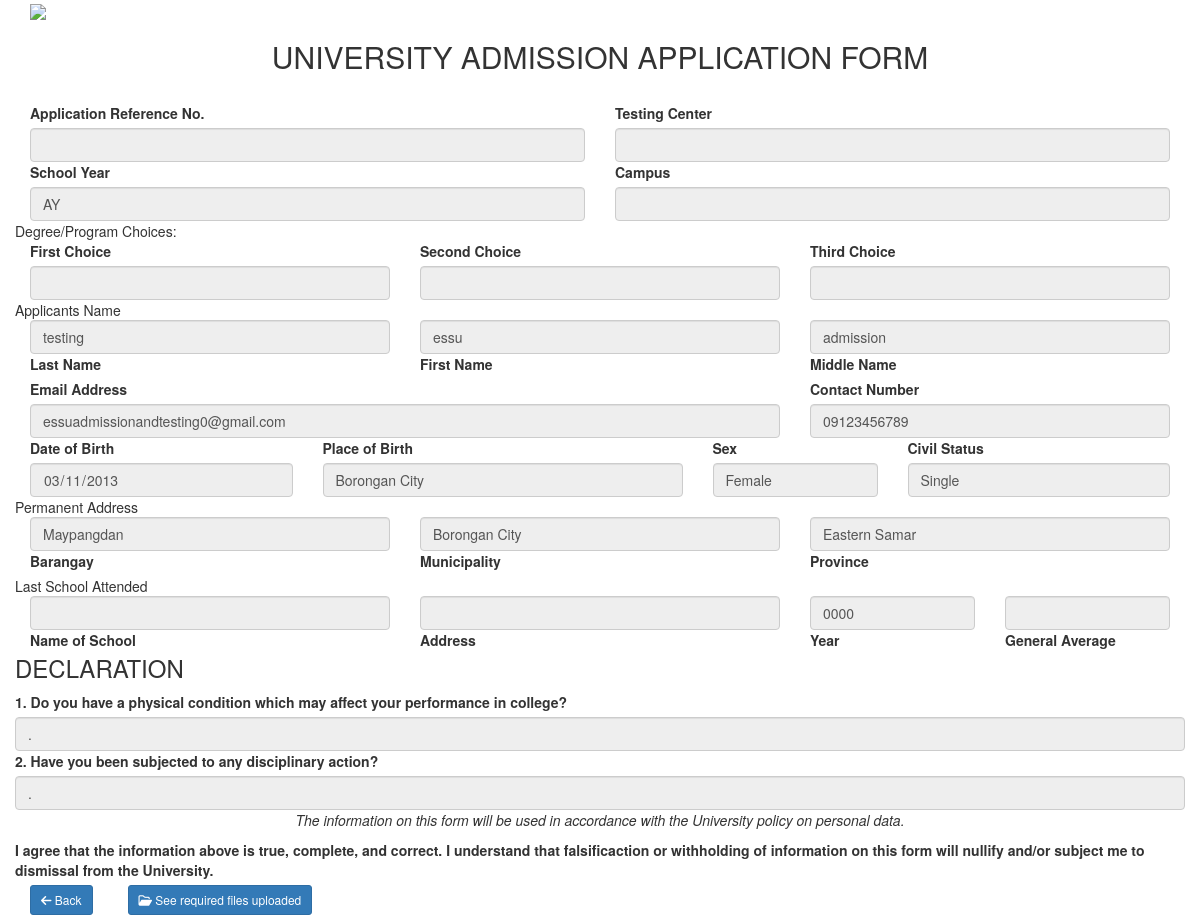
Page /adm-getform.php (signed in) on the committed database.
### tables this page shows
CREATE TABLE `account_tab` (
  `accID` int(10) NOT NULL,
  `lname` varchar(50) NOT NULL,
  `fname` varchar(50) NOT NULL,
  `mname` varchar(50) DEFAULT NULL,
  `email` varchar(50) NOT NULL,
  `contact` varchar(11) NOT NULL,
  `sex` varchar(6) NOT NULL,
  `dob` date NOT NULL,
  `pob` varchar(50) NOT NULL,
  `civstat` varchar(20) NOT NULL,
  `brgy` varchar(50) NOT NULL,
  `mun` varchar(30) NOT NULL,
  `prov` varchar(30) NOT NULL,
  `pword` varchar(50) NOT NULL,
  `usertype` varchar(10) NOT NULL DEFAULT 'user',
  `code` varchar(30) DEFAULT NULL,
  `verify` int(2) DEFAULT NULL,
  `apprefno` varchar(20) DEFAULT NULL,
  `sy` int(5) NOT NULL,
  `campus` varchar(30) NOT NULL,
  `tsite` varchar(60) NOT NULL,
  `fchoice` longtext NOT NULL,
  `schoice` longtext NOT NULL,
  `tchoice` longtext NOT NULL,
  `lschool` varchar(50) NOT NULL,
  `lsaddress` varchar(50) NOT NULL,
  `lsy` year(4) NOT NULL,
  `genave` varchar(10) DEFAULT NULL,
  `q1` varchar(5) NOT NULL,
  `q1a` varchar(20) DEFAULT NULL,
  `q2` varchar(5) NOT NULL,
  `q2a` varchar(20) DEFAULT NULL,
  `idPic` varchar(100) NOT NULL,
  `rCard` varchar(100) NOT NULL,
  `gMoral` varchar(100) NOT NULL,
  `tsched` datetime NOT NULL,
  `relresult` date DEFAULT NULL,
  `stat` int(2) NOT NULL DEFAULT 0,
  `stat1` int(5) NOT NULL DEFAULT 0,
  `stat2` int(5) NOT NULL,
  `accYear` year(4) NOT NULL
);

### adm-getform.php (the view, shortened to what this page needs)
<?php
include 'connect.php';
?>
<!DOCTYPE html>
<html lang="en">
<head>
    <link rel="stylesheet" href="css/all.min.css">
    <link rel="stylesheet" href="css/bootstrap.min.css">
    <link rel="stylesheet" href="vendors/font-awesome/css/font-awesome.min.css">
</head>
<body>
    <?php
    if (isset($_SESSION['email'])) {
        $apprefno=$_GET['id'];
    $sql="Select * from account_tab where apprefno='$apprefno'";
    $result=mysqli_query($con,$sql);
    $row=mysqli_fetch_assoc($result);
            $apprefno = $row['apprefno'];
            $t_site = $row['tsite'];
            $schoolyear = $row['sy'];
            $campus = $row['campus'];
            $fchoice = $row['fchoice'];
            $schoice = $row['schoice'];
            $tchoice = $row['tchoice'];
            $lname = $row['lname'];
            $fname = $row['fname'];
            $mname = $row['mname'];
            $emailadd = $row['email'];
            $contactno = $row['contact'];
            $dob = $row['dob'];
            $pob = $row['pob'];
            $sex = $row['sex'];
            $status = $row['civstat'];
            $brgy = $row['brgy'];
            $municip = $row['mun'];
            $prov = $row['prov'];
            $school = $row['lschool'];
            $address = $row['lsaddress'];
            $year = $row['lsy'];
            $genave = $row['genave'];
            $q1=$row['q1'];
            $q1a=$row['q1a'];
            $q2=$row['q2'];
            $q2a=$row['q2a'];
    $select = mysqli_query($con, "SELECT acad_year, sem FROM academic_year where code='".$schoolyear."'");
    $rows=mysqli_fetch_assoc($select);
    $acadYear = $rows['acad_year'];
    $sem = $rows['sem'];
        echo '
        <div class="container mt-3 mb-4">
        <div class="col-12 img-fluid">
            <img src="img/HEADER.jpg" style="width: 35%">
        </div>
        <h2 class="fw-bold text-center">UNIVERSITY ADMISSION APPLICATION FORM</h2>
        <br>
        <form class="row g-3" action="file-upload.php" method="post" enctype="multipart/form-data">
            <div class="col-md-6">
                <label for="appref" class="form-label">Application Reference No. </label>
                <input type="text" class="form-control" id="appref" name="appref" value="'.$apprefno.'" readonly>
            </div>
            <div class="col-md-6">
                <label for="appref" class="form-label">Testing Center</label>
                <input type="text" class="form-control" id="appref" name="appref" value="'.$t_site.'" readonly>
            </div>
            <div class="col-md-6">
                <label for="schoolyear" class="form-label">School Year</label>
                <input type="text" class="form-control" id="schoolyear" name="schoolyear" value="AY '.$acadYear.' '.$sem.'" readonly>
            </div>
            <div class="col-md-6">
                <label for="campus" class="form-label">Campus</label>
                <input type="text" class="form-control" id="campus" name="campus" value="'.$campus.'" readonly>
            </div>
            <div class="fw-bolder">Degree/Program Choices:</div>
            <div class="col-md-4">
                <label for="fchoice" class="form-label">First Choice</label>
                <input type="text" class="form-control" id="fchoice" name="fchoice" value="'.$fchoice.'" readonly>
            </div>
            <div class="col-md-4">
                <label for="schoice" class="form-label">Second Choice</label>
                <input type="text" class="form-control" id="schoice" name="schoice" value="'.$schoice.'" readonly>
            </div>
            <div class="col-md-4">
            <label for="tchoice" class="form-label">Third Choice</label>
            <input type="text" class="form-control" id="tchoice" name="tchoice" value="'.$tchoice.'" readonly>
            </div>
            <div class="fw-bolder">Applicants Name</div>
            <div class="col-md-4 form-floating">
                <input type="text" class="form-control" id="lname" name="lname" value="'.$lname.'" readonly>
                <label for="lname">Last Name</label>
            </div>
            <div class="col-md-4 form-floating">
            <input type="text" class="form-control" id="fname" name="fname" value="'.$fname.'" readonly>
                <label for="fname">First Name</label>
            </div>
            <div class="col-md-4 form-floating">
                <input type="text" class="form-control" id="mname" name="mname" value="'.$mname.'" readonly>
                <label for="mname">Middle Name</label>
            </div>
            <div class="col-md-8">
                <label for="emailadd" class="form-label">Email Address</label>
                <input type="text" class="form-control" id="emailadd" name="emailadd" value="'.$emailadd.'" readonly>
            </div>
            <div class="col-md-4">
                <label for="contactno" class="form-label">Contact Number</label>
                <input type="text" class="form-control" id="contactno" name="contactno" value="'.$contactno.'" readonly>
            </div>
            <div class="col-md-3">
            <label for="dob" class="form-label">Date of Birth</label>
                <input type="date" class="form-control" name="dob" value="'.$dob.'" readonly>
            </div>
            <div class="col-md-4">
                <label for="pob" class="form-label">Place of Birth</label>
                <input type="text" class="form-control" id="pob" name="pob" value="'.$pob.'" readonly>
            </div>
            <div class="col-md-2">
                <label for="sex" class="form-label">Sex</label>
                <input type="text" class="form-control" id="sex" name="sex" value="'.$sex.'" readonly>
            </div>
            <div class="col-md-3">
            <label for="status" class="form-label">Civil Status</label>
            <input type="text" class="form-control" id="status" name="status" value="'.$status.'" readonly>
            </div>
            <div class="fw-bolder">Permanent Address</div>
            <div class="col-md-4 form-floating">
                <input type="text" class="form-control" id="brgy" name="brgy" value="'.$brgy.'" readonly>
                <label for="brgy">Barangay</label>
            </div>
            <div class="col-md-4 form-floating">
                <input type="text" class="form-control" id="municip" name="municip" value="'.$municip.'" readonly>
                <label for="municip">Municipality</label>
            </div>
            <div class="col-md-4 form-floating">
            <input type="text" class="form-control" id="prov" name="prov" value="'.$prov.'" readonly>
                <label for="prov">Province</label>
            </div>
            <div class="fw-bolder">Last School Attended</div>
            <div class="col-md-4 form-floating">
                <input type="text" class="form-control" id="school" name="school" value="'.$school.'" readonly>
                <label for="school">Name of School</label>
            </div>
            <div class="col-md-4 form-floating">
            <input type="text" class="form-control" id="address" name="address" value="'.$address.'" readonly>
                <label for="address">Address</label>
            </div>
            <div class="col-md-2 form-floating">
            <input type="text" class="form-control" id="year" name="year" value="'.$year.'" readonly>
                <label for="year">Year</label>
            </div>
            <div class="col-md-2 form-floating">
            <input type="text" class="form-control" id="genave" name="genave" value="'.$genave.'" readonly>
                <label for="genave">General Average</label>
            </div>
            <h3 class="fw-bolder">DECLARATION</h3>
            <div class="col-12">
            <label for="q1" class="form-label">1. Do you have a physical condition which may affect your performance in college?</label>
            <input type="text" class="form-control" id="q1" name="q1" value="'.$q1,'. ', $q1a.'" readonly>
            </div>
            <div class="col-12 ">
            <label for="q2" class="form-label">2. Have you been subjected to any disciplinary action?</label>
            <input type="text" class="form-control" id="q2" name="q2" value="'.$q2,'. ', $q2a.'" readonly>
            </div>
            <p style="font-style: italic; text-align: center;">The information on this form will be used in
                accordance with the University policy on personal data.</p>
                <div class="form-check">
                    <label for="" class="form-check-label">I agree that the information above is true, complete, and correct. I understand that falsificaction
                        or withholding of information on this form will nullify and/or subject me to dismissal from the University.
                    </label>
                </div>
            <div class="col-md-1">
                <a href="adm-all-app.php" class="btn btn-primary btn-sm"><i class="fa fa-arrow-left"></i> Back</a>
            </div>
            <div class="col-md-3">
            <a href="adm-file-uploads.php? id='.$apprefno.'" class=" btn btn-primary btn-sm"><i class="fa fa-folder-open-o"></i> See required files uploaded</a>
            </div>
        </form>
    </div>
        ';
    }
    ?>
</body>
</html>

### rows in the picture
account_tab: lname "testing", fname "essu", mname "admission", emailadd "essuadmissionandtesting0@gmail.com", contactno "09123456789", dob "03/11/2013", pob "Borongan City", sex "Female", status "Single", brgy "Maypangdan", municip "Borongan City", prov "Eastern Samar", year "0000"
